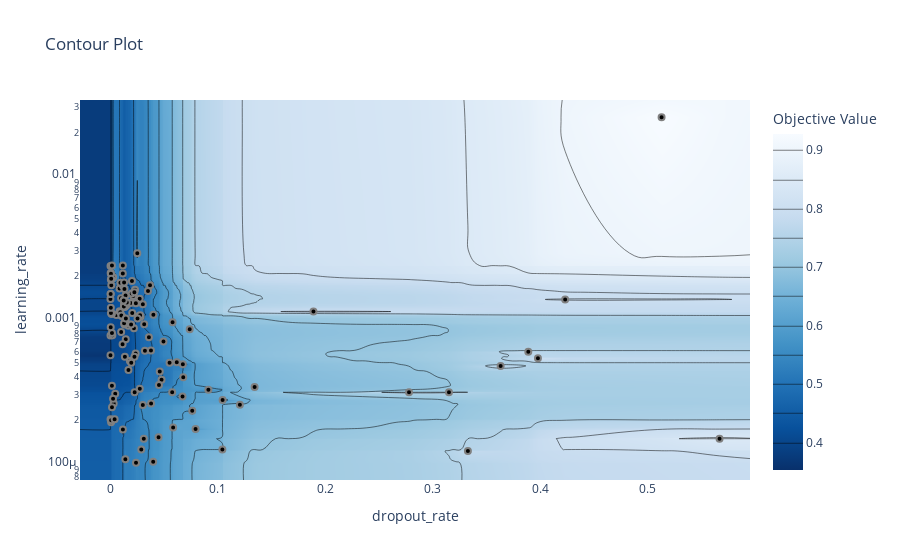

This figure's notebook cell:
### Code cell
# plot the estimated accuracy surface over hyperparameters:
fig = optuna.visualization.plot_contour(study_vis, params=['learning_rate', 'dropout_rate'])
fig.show()

### Figure 1 — Plotly figure (JSON) as saved in the notebook; plotly's stock layout.template omitted (floating-point values rounded to 4 significant figures; data arrays with more than 128 entries replaced by an {"elided": "..."} marker saying what was removed)
{"data": [{"colorbar": {"title": {"text": "Objective Value"}}, "colorscale": [[0, "rgb(247,251,255)"], [0.125, "rgb(222,235,247)"], [0.25, "rgb(198,219,239)"], [0.375, "rgb(158,202,225)"], [0.5, "rgb(107,174,214)"], [0.625, "rgb(66,146,198)"], [0.75, "rgb(33,113,181)"], [0.875, "rgb(8,81,156)"], [1, "rgb(8,48,107)"]], "connectgaps": true, "contours": {"coloring": "heatmap"}, "hoverinfo": "none", "line": {"smoothing": 1.3}, "reversescale": true, "type": "contour", "x": {"elided": "133 float values"}, "y": {"elided": "133 float values"}, "z": {"elided": "133x133 float values"}}, {"marker": {"color": "black", "line": {"color": "Grey", "width": 2}}, "mode": "markers", "showlegend": false, "type": "scatter", "x": {"elided": "131 float values"}, "y": {"elided": "131 float values"}}], "layout": {"title": {"text": "Contour Plot"}, "xaxis": {"range": [-0.02832, 0.5951], "title": {"text": "dropout_rate"}}, "yaxis": {"range": [-4.116, -1.472], "title": {"text": "learning_rate"}, "type": "log"}}}
